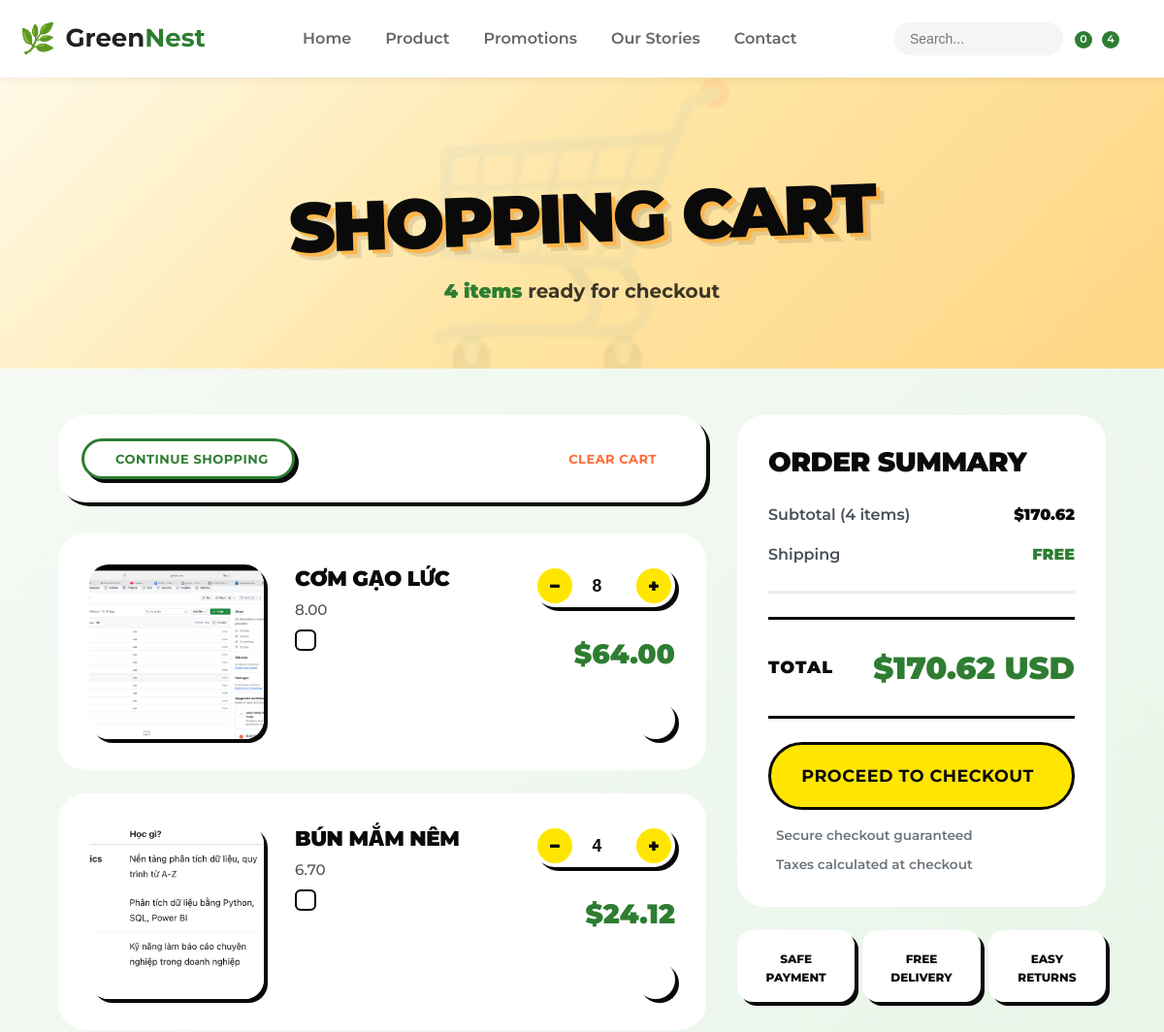
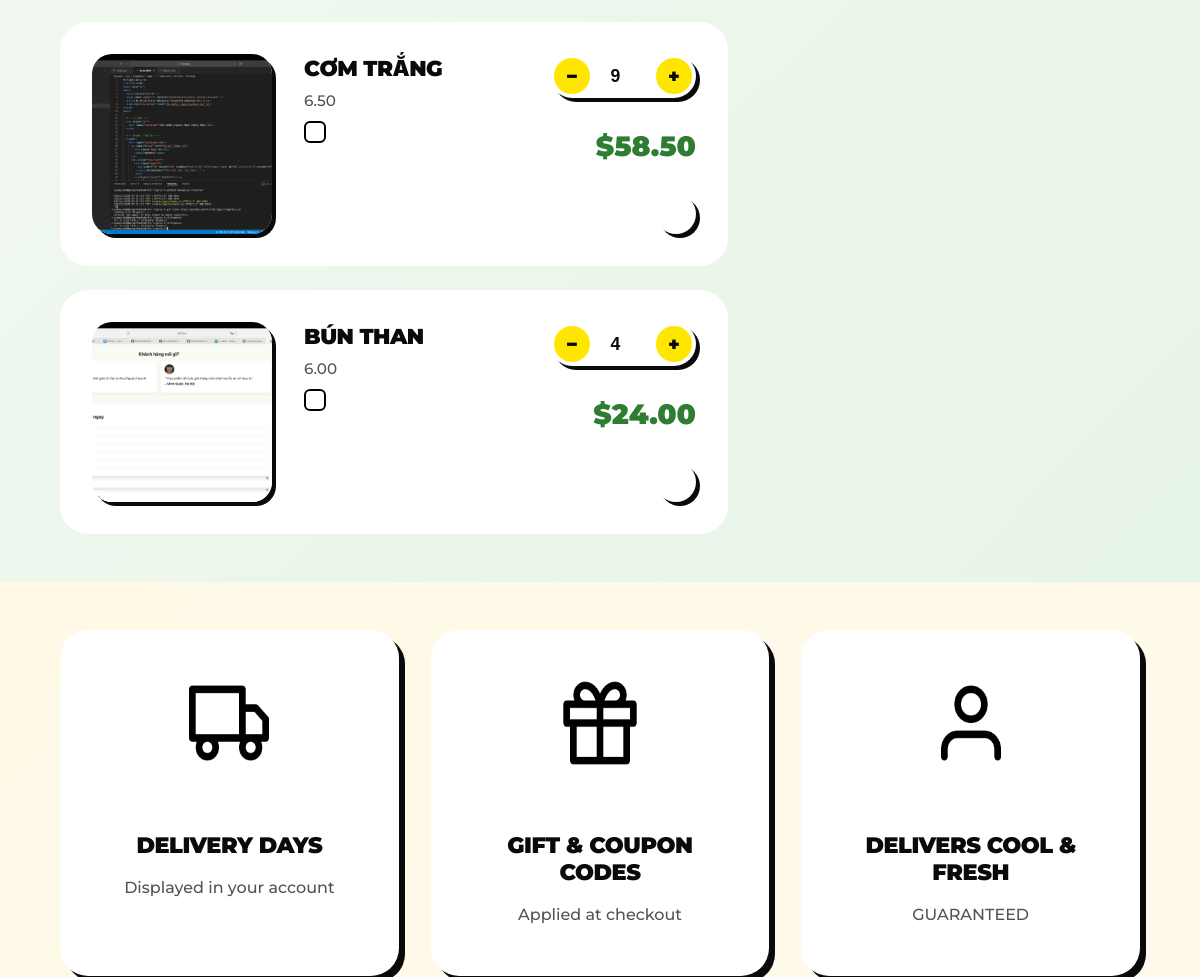
Page /cart/ (signed in, upper part) on the earlier database version (2 pictures, top to bottom).
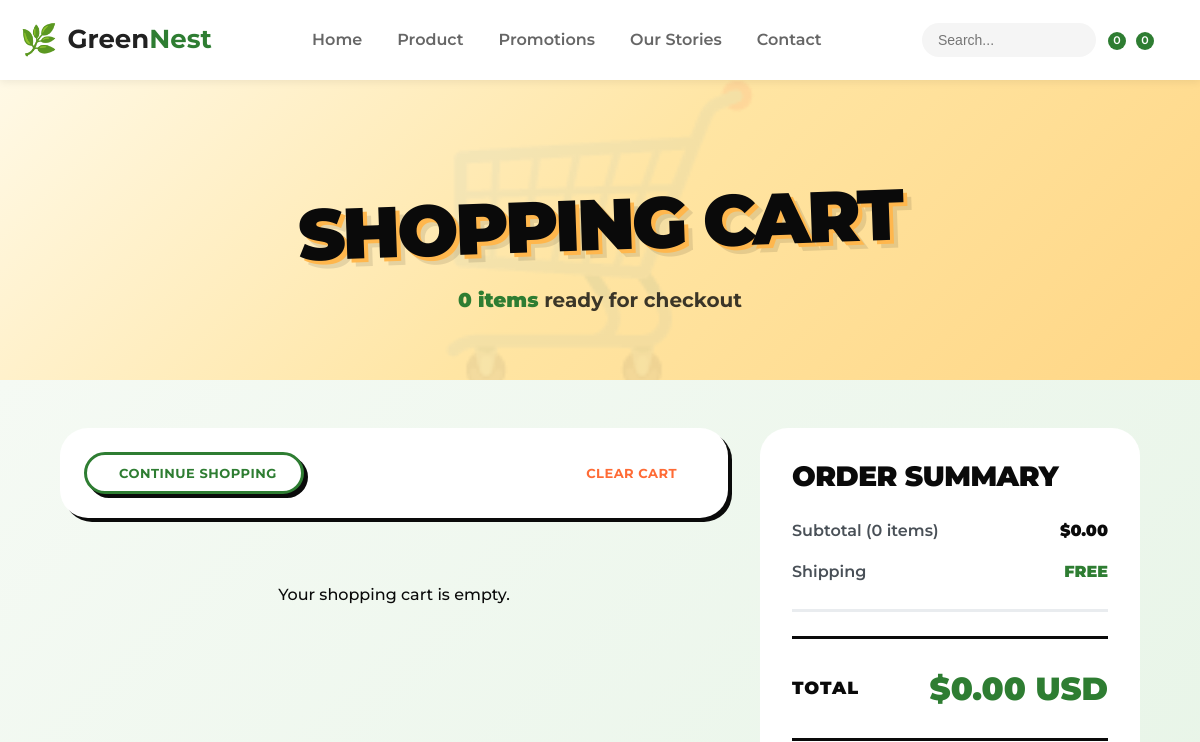
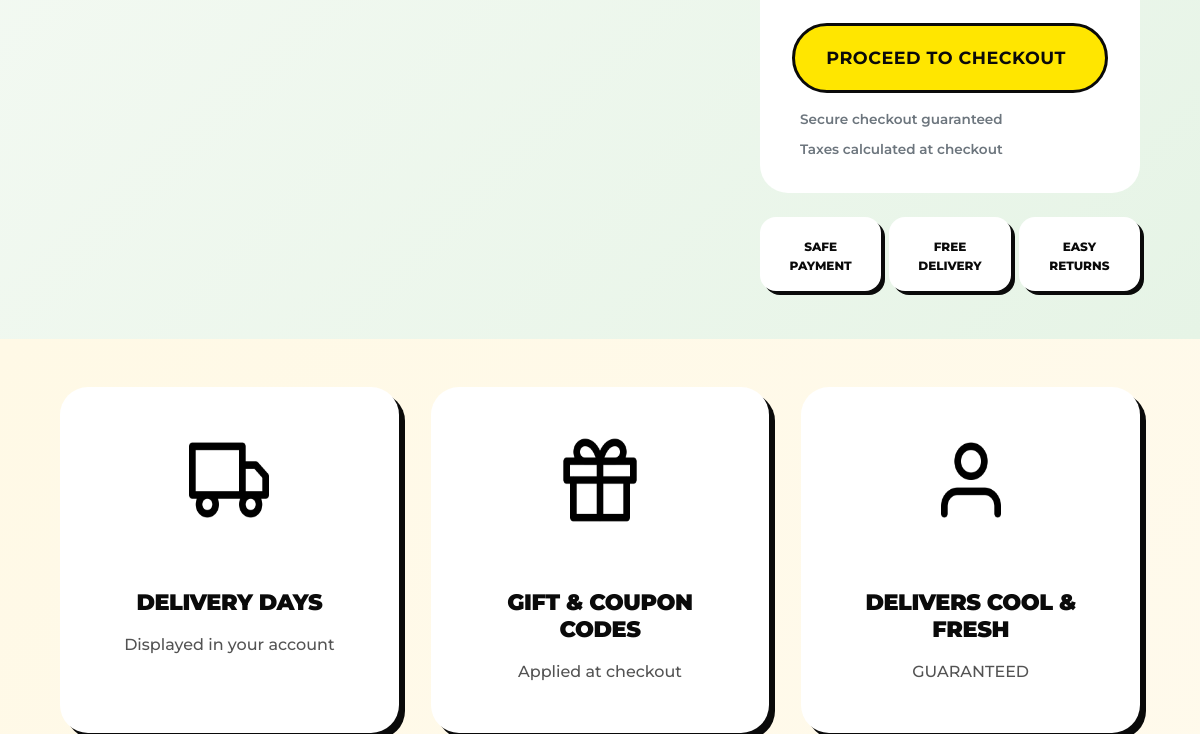
Same page on the later database version (2 pictures, top to bottom).
### app/models/cart.py (models this page shows, shortened)
class Cart(models.Model):
    user = models.ForeignKey(
        settings.AUTH_USER_MODEL,
        on_delete=models.CASCADE,
        related_name="carts",
        null=True,
        blank=True
    )
    session_key = models.CharField(max_length=100, null=True, blank=True)
    created_at = models.DateTimeField(auto_now_add=True)
    @property
    def subtotal(self):
        total = sum(item.subtotal for item in self.items.all())
        return total or Decimal(0)
    @property
    def total(self):
        return self.subtotal

class CartItem(models.Model):
    cart = models.ForeignKey("Cart", on_delete=models.CASCADE, related_name="items")
    product = models.ForeignKey("Product", on_delete=models.CASCADE, null=True, blank=True)
    combo = models.ForeignKey("Combo", on_delete=models.CASCADE, null=True, blank=True)
    quantity = models.PositiveIntegerField(default=1)
    @property
    def item_price(self):
        if self.combo:
            return Decimal(self.combo.final_price)
        elif self.product:
            return Decimal(self.product.final_price)
        return Decimal(0)
    @property
    def subtotal(self):
        return self.item_price * Decimal(self.quantity)

### app/models/category_product.py (models this page shows, shortened)
class Product(models.Model):
    category = models.ManyToManyField(Category, related_name="products")
    name = models.CharField(max_length=200)
    supplier = models.ForeignKey(Supplier, on_delete=models.SET_NULL, null=True, blank=True, related_name="products")
    certifications = models.ManyToManyField(Certification, related_name="products", blank=True)
    image = models.ImageField(upload_to='products/', null=True, blank=True)
    description = models.TextField(null=True, blank=True)
    detail = models.TextField(null=True, blank=True)
    price = models.DecimalField(max_digits=10, decimal_places=2)
    stock = models.IntegerField(default=0)
    sale = models.BooleanField(default=False)
    discount_percentage = models.FloatField(default=0, null=True, blank=True)
    sale_price = models.DecimalField(max_digits=10, decimal_places=2, null=True, blank=True)
    created_at = models.DateTimeField(auto_now_add=True)
    @property
    def final_price(self):
        if self.sale:
            if self.sale_price and self.sale_price > 0:
                return self.sale_price
            elif self.discount_percentage:
                return Decimal(self.price) * (1 - Decimal(self.discount_percentage) / 100)
        return self.price

### app/views/view_cart.py (the view)
# urls.py: path('cart/', views.cart, name='cart'),
def cart(request):
    user_cart = get_or_create_cart(request)
    return render(request, "app/cart.html", {"cart": user_cart})

### app/views/view_cart.py (called while the page is built)
def get_or_create_cart(request):
    if request.user.is_authenticated:
        cart, _ = Cart.objects.get_or_create(user=request.user)
    else:
        if not request.session.session_key:
            request.session.create()
        session_key = request.session.session_key
        cart, _ = Cart.objects.get_or_create(session_key=session_key)
    return cart

### app/templates/app/cart.html (shortened to what the changed rows need)
{% extends "app/base.html" %}
{% load static %}
{% block content %}
<link rel="stylesheet" href="{% static 'app/css/cart.css' %}">
<link rel="stylesheet" href="{% static 'app/css/product_card.css' %}">
<link rel="stylesheet" href="{% static 'app/css/neo_brutalism_global.css' %}">
<link rel="stylesheet" href="{% static 'app/css/cart.css' %}">
<section class="cart-hero">
<div class="container">
  <div class="hero-content">
    <h1 class="hero-title">Shopping Cart</h1>
      <p class="hero-subtitle">
    <span class="item-count">{{ cart.items.count }} items</span> ready for checkout </p>
  </div>
</div>
</section>
<section class="cart-main-section">
  <div class="container">
  <div class="cart-grid">
  <div class="cart-items-wrapper">
    <div class="cart-items-list">
      {% if cart.items.all %}
        {% for item in cart.items.all %}
          <div class="cart-item">
            <div class="item-image-wrapper">
              {% if item.product %}
                <img src="{{ item.product.image.url }}" alt="{{ item.product.name }}" class="item-image">
              {% elif item.combo %}
                <img src="{{ item.combo.image.url }}" alt="{{ item.combo.name }}" class="item-image">
              {% endif %}
            </div>
            <div class="item-details">
              {% if item.product %}
                <h3 class="item-title">{{ item.product.name }}</h3>
                <p class="item-description">{{ item.product.price }}</p>
              {% elif item.combo %}
                <h3 class="item-title">{{ item.combo.name }}</h3>
                <p class="item-description">{{ item.combo.final_price|floatformat:2 }}</p>
              {% endif %}
              <label class="custom-checkbox">
                <input type="checkbox" name="selected_items" value="{{ item.id }}">
              </label>
            </div>
            <div class="item-actions">
              <div class="quantity-control">
                <a href="{% url 'update_quantity' item.id 'decrease' %}" class="qty-btn minus">−</a>
                <input type="number" value="{{ item.quantity }}" readonly class="qty-input">
                <a href="{% url 'update_quantity' item.id 'increase' %}" class="qty-btn plus">+</a>
              </div>
              <div class="item-price-wrapper">
                <span class="item-price">${{ item.subtotal|floatformat:2 }}</span>
              </div>
              <a href="{% url 'remove_item' item.id %}" class="btn-remove" title="Remove item">
              </a>
            </div>
          </div>
        {% endfor %}
      {% else %}
        <p style="text-align:center; color:var(--gray); padding:32px 0;">
          Your shopping cart is empty.
        </p>
      {% endif %}
    </div>
     </div>
  <div class="checkout-sidebar sticky-sidebar ">
    <div class="summary-card">
      <h2 class="summary-title">Order Summary</h2>
      <div class="summary-details">
        <div class="summary-row">
          <span>Subtotal ({{ cart.items.count }} items)</span>
          <span class="amount">${{ cart.subtotal|floatformat:2 }}</span>
        </div>
      </div>
      <div class="summary-total">
        <span class="total-label">TOTAL</span>
        <span class="total-amount">${{ cart.total|floatformat:2 }} USD</span>
      </div>
    </div>
  </div>
</div>
</div>
</section>
{% endblock %}

### app/templates/app/base.html (shortened to what this page needs)
{% load static %}
<!DOCTYPE html>
<html lang="vi">
<head>
    <link rel="stylesheet" href="{% static 'app/css/header_footer.css' %}">
    <link rel="stylesheet" href="{% static 'app/css/neo_brutalism_global.css' %}">
    <link rel="stylesheet" href="https://cdn.lineicons.com/4.0/lineicons.css">
</head>
<body>
    <header class="site-header">
        <div class="header-container">
            <a href="{% url 'home' %}" class="logo">
                <div class="logo-icon">🌿</div>
                <span class="logo-text">Green<span>Nest</span></span>
            </a>
            <nav class="navbar">
                <ul class="nav-menu">
                    <li class="nav-item {% if request.path == '/' %}active{% endif %}">
                        <a href="{% url 'home' %}" class="nav-link">Home</a>
                    </li>
                    <li class="nav-item {% if '/productlist' in request.path %}active{% endif %}">
                        <a href="{% url 'productlist' %}" class="nav-link">Product</a>
                    </li>
                    <li class="nav-item">
                        <a href="#" class="nav-link">Promotions</a>
                    </li>
                    <li class="nav-item {% if '/blog' in request.path %}active{% endif %}">
                        <a href="{% url 'blog' %}" class="nav-link">Our Stories</a>
                    </li>
                    <li class="nav-item {% if '/contact' in request.path %}active{% endif %}">
                        <a href="{% url 'contact' %}" class="nav-link">Contact</a>
                    </li>
                </ul>
            </nav>
            <div class="header-tools">
                <div class="header-search">
                    <form action="{% url 'search' %}" method="GET" class="search-form">
                        <input type="text" name="q" placeholder="Search..." class="search-input"
                            value="{{ request.GET.q|default:'' }}">
                        <button type=" submit" class="search-btn" aria-label="Submit search">
                             </button>
                    </form>
                </div>
                <div class="wishlist-wrapper">
                    <a href="#" class="icon-btn wishlist-icon" aria-label="Wishlist">
                         <span class="badge wishlist-count">0</span>
                    </a>
                </div>
                <div class="cart-wrapper">
                    <a href="{% url 'cart' %}" class="icon-btn" aria-label="Shopping Cart">
                         <span class="badge">{{ cart.items.count|default:0 }}</span>
                    </a>
                </div>
                <div class="user-wrapper">
                    {% if request.user.is_authenticated %}
                    <a href="#" class="icon-btn" aria-label="Account">
                    </a>
                    {% else %}
                    <a href="{% url 'auth' %}">
                        <h4>Login</h4>
                    </a>
                    {% endif %}
                </div>
            </div>
        </div>
    </header>
    <main>
        {% block content %}{% endblock %}
    </main>
</body>
</html>

Differences in the rows shown:
removed CartItem: product.image (picture), product.name "CƠM GẠO LỨC", product.price "8.00", quantity "8", subtotal "64.00"
removed CartItem: product.image (picture), product.name "BÚN MẮM NÊM", product.price "6.70", quantity "4", subtotal "24.12"
removed CartItem: product.image (picture), product.name "CƠM TRẮNG", product.price "6.50", quantity "9", subtotal "58.50"
removed CartItem: product.image (picture), product.name "BÚN THAN", product.price "6.00", quantity "4", subtotal "24.00"
computed for Cart: items.count "4" → "0"; subtotal "170.62" → "0.00"; total "170.62" → "0.00"
Other differences:
text now shown: "Your shopping cart is empty."
